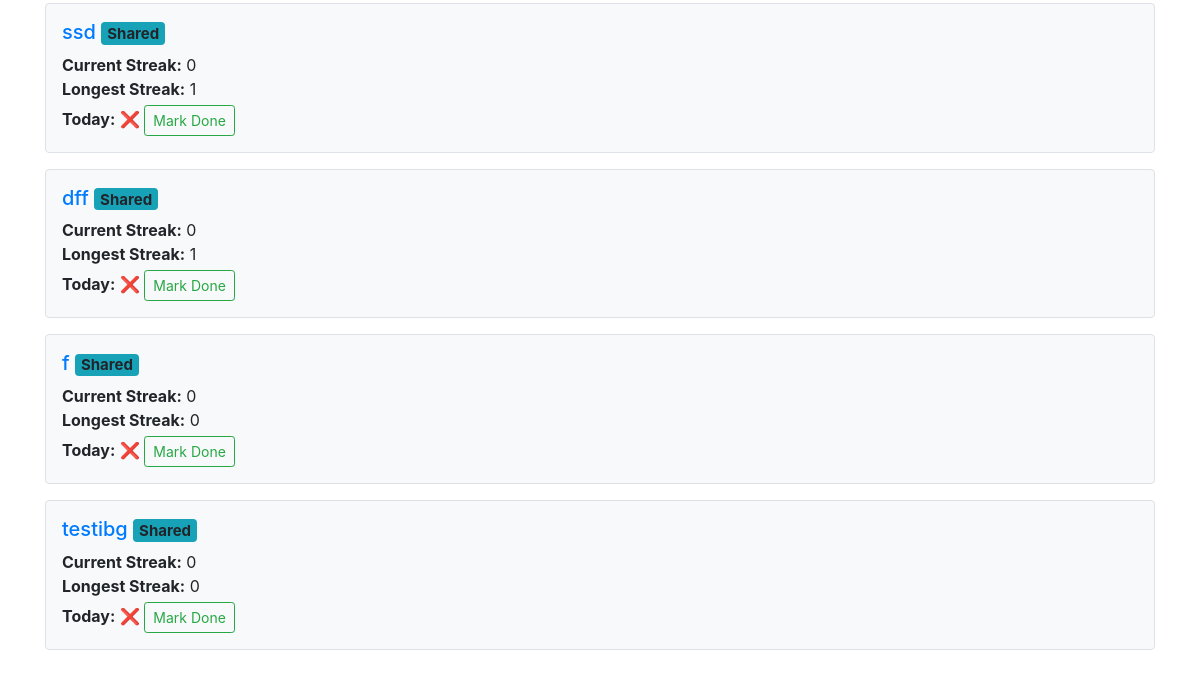
Page / (signed in, lower part) on the earlier database version.
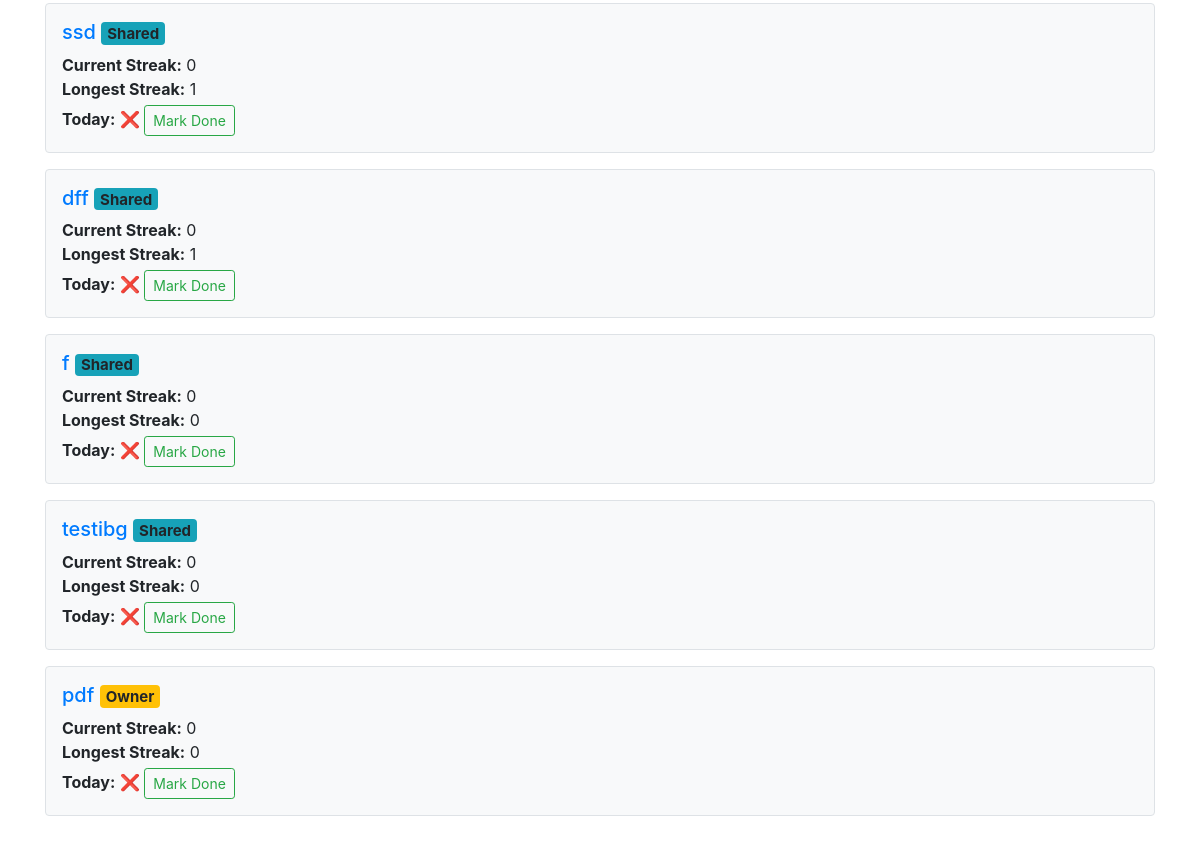
Same page on the later database version.
### tracker/models.py (models this page shows, shortened)
class Habit(models.Model):
    name = models.CharField(max_length=100)
    created_at = models.DateField(auto_now_add=True)
    description = models.TextField(blank=True)
    users = models.ManyToManyField(User, related_name="shared_habits")
    owner = models.ForeignKey(User, on_delete=models.CASCADE, related_name="habits_owned", null=True, blank=True)
    target_minutes = models.PositiveIntegerField(default=30)
    category = models.ForeignKey(Category, on_delete=models.CASCADE, related_name='habits')

### tracker/views.py (the view)
# urls.py: path("", views.index, name="index"),
@login_required
def index(request):
    habits = Habit.objects.filter(users=request.user)
    habit_data = []
    for habit in habits:
        logs=habit.logs.filter(user=request.user).order_by('-date')
        today_minutes = logs.filter(date=date.today()).aggregate(Sum("minutes_done"))["minutes_done__sum"] or 0
        today_done = today_minutes >= habit.target_minutes
        streak_data = calculate_streaks(
            logs = logs,
            start_date = habit.created_at,
            target_minutes = habit.target_minutes if hasattr(habit, "target_minutes") else 30
        )
        habit_data.append({
            "habit": habit,
            "current_streak": streak_data["current_streak"],
            "longest_streak": streak_data["longest_streak"],
            "today_done": today_done,
        })
    return render(request, "tracker/index.html", {
        "habit_data": habit_data,
    })

### tracker/templates/tracker/index.html (shortened to what this page needs)
{% extends "tracker/layout.html" %}
{% load static %}
{% block body %}
    <div class="container mt-4">
        {% for item in habit_data %}
            <div class="border rounded p-3 mb-3 bg-light">
                <h5 class="mb-2">
                    <a href="{% url 'habit_detail' item.habit.id %}">{{ item.habit.name }}</a>
                    {% if item.habit.owner.id != request.user.id %}
                        <span class="badge bg-info">Shared</span>
                    {% else %}
                        <span class="badge bg-warning">Owner</span>
                    {% endif %}
                </h5>
                <p class="mb-1">
                    <strong>Current Streak:</strong> {{ item.current_streak }}<br>
                    <strong>Longest Streak:</strong> {{ item.longest_streak }}
                </p>
                <div>
                    <strong>Today:</strong>
                    <span class="today-status" data-habit-id="{{ item.habit.id }}">
                        {% if item.today_done %}
                            ✅
                        {% else %}
                            ❌
                            <button class="btn btn-sm btn-outline-success ms-2 mark-done-btn" data-habit-id="{{ item.habit.id }}">
                                Mark Done
                            </button>
                        {% endif %}
                    </span>
                </div>
            </div>
        {% empty %}
            <div class="alert alert-warning">No habits found. Go ahead and create one!</div>
        {% endfor %}
    </div>
{% endblock %}

Differences in the rows shown:
added Habit: habit.name "pdf", shows "Owner", current_streak "0", longest_streak "0"
